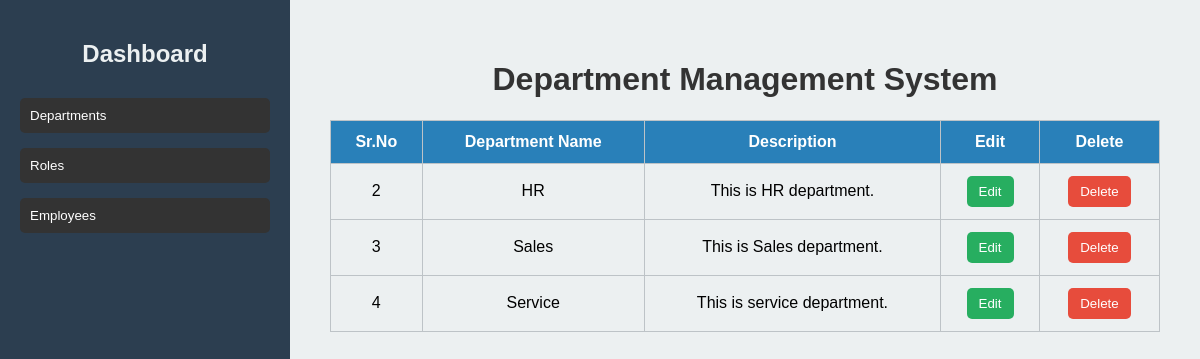
Screenshot of /modifydepart with the database file from the repository.
### deptapp/models.py (models this page shows)
class Depart(models.Model):
    dept_id = models.AutoField(primary_key=True)
    depart_name = models.CharField(max_length=100)
    description = models.CharField(max_length=300)
    created_at = models.DateTimeField(auto_now_add=True)
    updated_at = models.DateTimeField(auto_now=True)
    status = models.BooleanField(default=True)

### deptapp/views.py (the view)
# urls.py: path('modifydepart',views.modifyDepart),
def modifyDepart(request):
    data = Depart.objects.filter(status=True)
    context = {'departs': data}
    return render(request, 'index.html', context)

### templates/index.html (shortened to what this page needs)
{% extends 'base.html' %}
{% load static %}
{% block content %}
    <h1>Department Management System</h1>
    <table>
        <tr>
            <th>Sr.No</th>
            <th>Department Name</th>
            <th>Description</th>
            <th>Edit</th>
            <th>Delete</th>
        </tr>
        {% for depart in departs %}
        <tr>
            <td>{{ depart.dept_id }}</td>
            <td>{{ depart.depart_name }}</td>
            <td>{{ depart.description }}</td>
            <td>
                <button><a href="update/{{ depart.dept_id }}">Edit</a></button>
            </td>
            <td>
                <button class="delete"><a href="delete/{{ depart.dept_id }}">Delete</a></button>
            </td>
        </tr>
        {% endfor %}
    </table>
{% endblock %}

### static/css/style.css (style rules this page uses)
body, html { margin: 0; padding: 0; font-family: Arial, sans-serif; display: flex; height: 100vh; flex-direction: column; }
@media (min-width: 768px) { body { flex-direction: row; } }
h1 { text-align: center; color: #333; font-size: 2em; }
table { width: 100%; border-collapse: collapse; margin-top: 20px; }
table, th, td { border: 1px solid #bdc3c7; }
th, td { padding: 12px; text-align: center; }
th { background-color: #2980b9; color: white; }
button { background-color: #27ae60; border: none; padding: 8px 12px; border-radius: 5px; cursor: pointer; }
button a { text-decoration: none; color: white; }
button.delete { background-color: #e74c3c; }

### rows the page displays
Depart: dept_id "2", depart_name "HR", description "This is HR department."
Depart: dept_id "3", depart_name "Sales", description "This is Sales department."
Depart: dept_id "4", depart_name "Service", description "This is service department."
